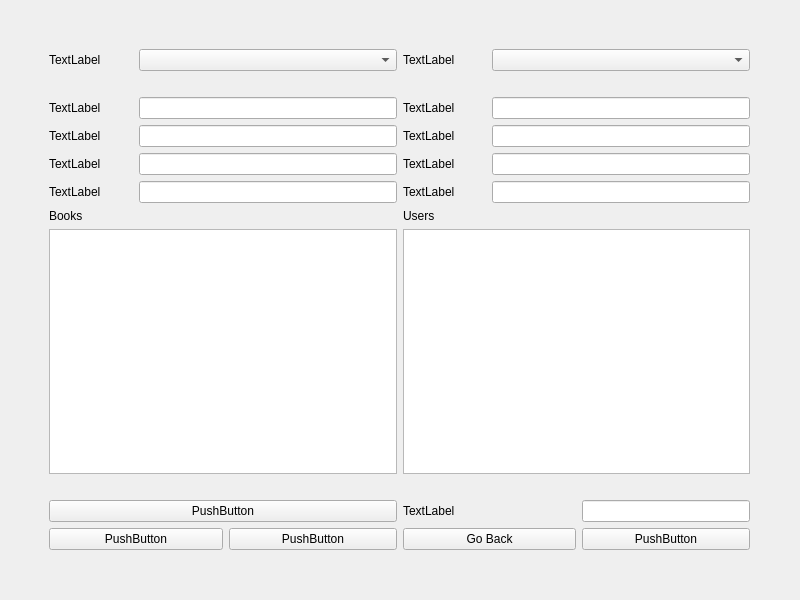
<?xml version="1.0" encoding="UTF-8"?>
<ui version="4.0">
 <class>CheckInfoPage</class>
 <widget class="QWidget" name="CheckInfoPage">
  <property name="geometry">
   <rect>
    <x>0</x>
    <y>0</y>
    <width>800</width>
    <height>600</height>
   </rect>
  </property>
  <property name="windowTitle">
   <string>Form</string>
  </property>
  <widget class="QWidget" name="gridLayoutWidget">
   <property name="geometry">
    <rect>
     <x>-1</x>
     <y>-1</y>
     <width>801</width>
     <height>601</height>
    </rect>
   </property>
   <layout class="QGridLayout" name="gridLayout">
    <property name="leftMargin">
     <number>50</number>
    </property>
    <property name="topMargin">
     <number>50</number>
    </property>
    <property name="rightMargin">
     <number>50</number>
    </property>
    <property name="bottomMargin">
     <number>50</number>
    </property>
    <item row="4" column="1" colspan="3">
     <widget class="QLineEdit" name="lineEdit_7"/>
    </item>
    <item row="4" column="4">
     <widget class="QLabel" name="label_6">
      <property name="text">
       <string>TextLabel</string>
      </property>
      <property name="buddy">
       <cstring>lineEdit_5</cstring>
      </property>
     </widget>
    </item>
    <item row="0" column="5" colspan="3">
     <widget class="QComboBox" name="comboBox_2"/>
    </item>
    <item row="1" column="0" colspan="8">
     <spacer name="horizontalSpacer">
      <property name="orientation">
       <enum>Qt::Horizontal</enum>
      </property>
      <property name="sizeHint" stdset="0">
       <size>
        <width>40</width>
        <height>20</height>
       </size>
      </property>
     </spacer>
    </item>
    <item row="5" column="4">
     <widget class="QLabel" name="label_7">
      <property name="text">
       <string>TextLabel</string>
      </property>
      <property name="buddy">
       <cstring>lineEdit_6</cstring>
      </property>
     </widget>
    </item>
    <item row="2" column="5" colspan="3">
     <widget class="QLineEdit" name="lineEdit"/>
    </item>
    <item row="4" column="0">
     <widget class="QLabel" name="label_11">
      <property name="text">
       <string>TextLabel</string>
      </property>
     </widget>
    </item>
    <item row="3" column="4">
     <widget class="QLabel" name="label_5">
      <property name="text">
       <string>TextLabel</string>
      </property>
      <property name="buddy">
       <cstring>lineEdit_3</cstring>
      </property>
     </widget>
    </item>
    <item row="0" column="1" colspan="3">
     <widget class="QComboBox" name="comboBox"/>
    </item>
    <item row="10" column="4" colspan="2">
     <widget class="QPushButton" name="GoBackButton">
      <property name="text">
       <string>Go Back</string>
      </property>
     </widget>
    </item>
    <item row="8" column="0" colspan="8">
     <spacer name="horizontalSpacer_2">
      <property name="orientation">
       <enum>Qt::Horizontal</enum>
      </property>
      <property name="sizeHint" stdset="0">
       <size>
        <width>40</width>
        <height>20</height>
       </size>
      </property>
     </spacer>
    </item>
    <item row="3" column="5" colspan="3">
     <widget class="QLineEdit" name="lineEdit_3"/>
    </item>
    <item row="5" column="5" colspan="3">
     <widget class="QLineEdit" name="lineEdit_6"/>
    </item>
    <item row="0" column="0">
     <widget class="QLabel" name="label">
      <property name="text">
       <string>TextLabel</string>
      </property>
      <property name="buddy">
       <cstring>comboBox</cstring>
      </property>
     </widget>
    </item>
    <item row="3" column="1" colspan="3">
     <widget class="QLineEdit" name="lineEdit_4"/>
    </item>
    <item row="10" column="2" colspan="2">
     <widget class="QPushButton" name="pushButton">
      <property name="text">
       <string>PushButton</string>
      </property>
     </widget>
    </item>
    <item row="2" column="1" colspan="3">
     <widget class="QLineEdit" name="lineEdit_2"/>
    </item>
    <item row="0" column="4">
     <widget class="QLabel" name="label_2">
      <property name="text">
       <string>TextLabel</string>
      </property>
      <property name="buddy">
       <cstring>comboBox_2</cstring>
      </property>
     </widget>
    </item>
    <item row="7" column="4" colspan="4">
     <widget class="QTableView" name="tableView_2"/>
    </item>
    <item row="3" column="0">
     <widget class="QLabel" name="label_10">
      <property name="text">
       <string>TextLabel</string>
      </property>
     </widget>
    </item>
    <item row="5" column="0">
     <widget class="QLabel" name="label_12">
      <property name="text">
       <string>TextLabel</string>
      </property>
     </widget>
    </item>
    <item row="4" column="5" colspan="3">
     <widget class="QLineEdit" name="lineEdit_5"/>
    </item>
    <item row="6" column="4" colspan="4">
     <widget class="QLabel" name="label_9">
      <property name="text">
       <string>Users</string>
      </property>
      <property name="buddy">
       <cstring>tableView_2</cstring>
      </property>
     </widget>
    </item>
    <item row="10" column="0" colspan="2">
     <widget class="QPushButton" name="pushButton_2">
      <property name="text">
       <string>PushButton</string>
      </property>
     </widget>
    </item>
    <item row="2" column="0">
     <widget class="QLabel" name="label_3">
      <property name="text">
       <string>TextLabel</string>
      </property>
      <property name="buddy">
       <cstring>lineEdit_2</cstring>
      </property>
     </widget>
    </item>
    <item row="6" column="0" colspan="4">
     <widget class="QLabel" name="label_8">
      <property name="text">
       <string>Books</string>
      </property>
      <property name="buddy">
       <cstring>tableView</cstring>
      </property>
     </widget>
    </item>
    <item row="7" column="0" colspan="4">
     <widget class="QTableView" name="tableView"/>
    </item>
    <item row="10" column="6" colspan="2">
     <widget class="QPushButton" name="pushButton_3">
      <property name="text">
       <string>PushButton</string>
      </property>
     </widget>
    </item>
    <item row="5" column="1" colspan="3">
     <widget class="QLineEdit" name="lineEdit_8"/>
    </item>
    <item row="2" column="4">
     <widget class="QLabel" name="label_4">
      <property name="text">
       <string>TextLabel</string>
      </property>
      <property name="buddy">
       <cstring>lineEdit</cstring>
      </property>
     </widget>
    </item>
    <item row="9" column="0" colspan="4">
     <widget class="QPushButton" name="pushButton_4">
      <property name="text">
       <string>PushButton</string>
      </property>
     </widget>
    </item>
    <item row="9" column="6" colspan="2">
     <widget class="QLineEdit" name="lineEdit_9"/>
    </item>
    <item row="9" column="4" colspan="2">
     <widget class="QLabel" name="label_13">
      <property name="text">
       <string>TextLabel</string>
      </property>
     </widget>
    </item>
   </layout>
  </widget>
 </widget>
 <resources/>
 <connections/>
</ui>
